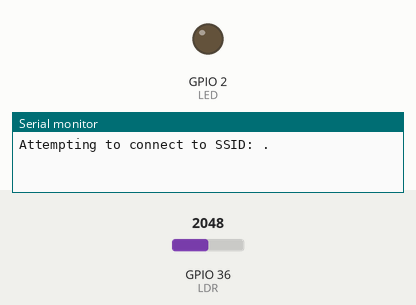
Simulated run of this sketch. Board: ESP32. On the bench: output pins drawn as LEDs (lit = HIGH), the last lines printed to the serial monitor. Inputs (shaded band) come from the test bench; at power-on: GPIO 36 (LDR) = 2048. WiFi joins after 1.5 s; servers stay silent unless stated.

Above: at 0.1 s.
At 5.1 s:
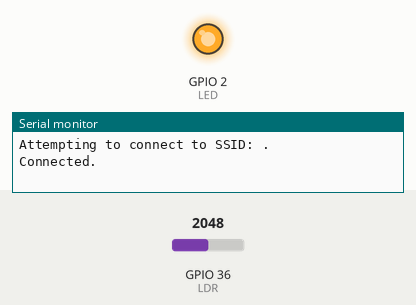
Timing chart, 0 to 6.6 s (numbered marks = the images above):
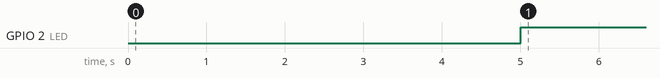

Measured:
- by itself, GPIO 2 (LED): LOW → HIGH at 5.0 s

The sketch:

Class_18.ino
```cpp
#include <WiFi.h>
#include "ThingSpeak.h" // always include thingspeak header file after other header files and custom macros

char ssid[] = "SECRET_SSID";   // your network SSID (name)
char pass[] = "SECRET_PASS";   // your network password
int keyIndex = 0;            // your network key Index number (needed only for WEP)
WiFiClient  client;

unsigned long myChannelNumber = 123456789;
const char * myWriteAPIKey = "SECRET_WRITE_APIKEY";

#define LED 2
#define LDR 36
bool LED_Status = false;

void setup()
{
  pinMode(LED,OUTPUT);
  pinMode(LDR,INPUT);

  Serial.begin(115200);  //Initialize serial
  while (!Serial) {
    ; // wait for serial port to connect. Needed for Leonardo native USB port only
  }

  WiFi.mode(WIFI_STA);
  ThingSpeak.begin(client);  // Initialize ThingSpeak
}

void loop() {

  // Connect or reconnect to WiFi
  if(WiFi.status() != WL_CONNECTED){
    Serial.print("Attempting to connect to SSID: ");
    while(WiFi.status() != WL_CONNECTED){
      WiFi.begin(ssid, pass);  // Connect to WPA/WPA2 network. Change this line if using open or WEP network
      Serial.print(".");
      delay(5000);
    }
    Serial.println("\nConnected.");
  }
  float val = analogRead(LDR);
  int light_intensity = map(val, 0, 1023, 0, 100);

  if(light_intensity>50)
  {
    digitalWrite(LED,HIGH);
    LED_Status =true;
  }else
  {
    digitalWrite(LED,LOW);
    LED_Status=false;
  }

  // set the fields with the values
  ThingSpeak.setField(1, light_intensity);
  ThingSpeak.setField(2, LED_Status);

  // write to the ThingSpeak channel
  int x = ThingSpeak.writeFields(myChannelNumber, myWriteAPIKey);
  if(x == 200){
    Serial.println("Channel update successful.");
  }
  else{
    Serial.println("Problem updating channel. HTTP error code " + String(x));
  }

  delay(20000); // Wait 20 seconds to update the channel again
}
```
